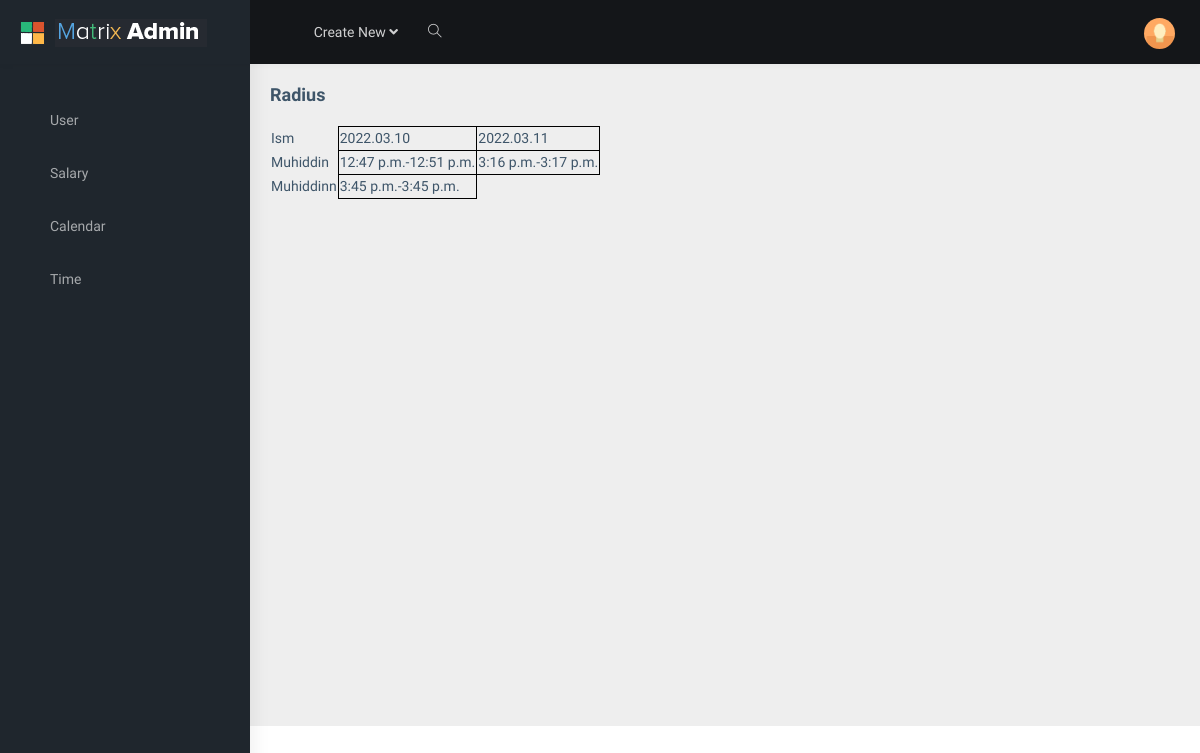
The app's page /api/admin/startend/yanvar/ (signed in), older data.
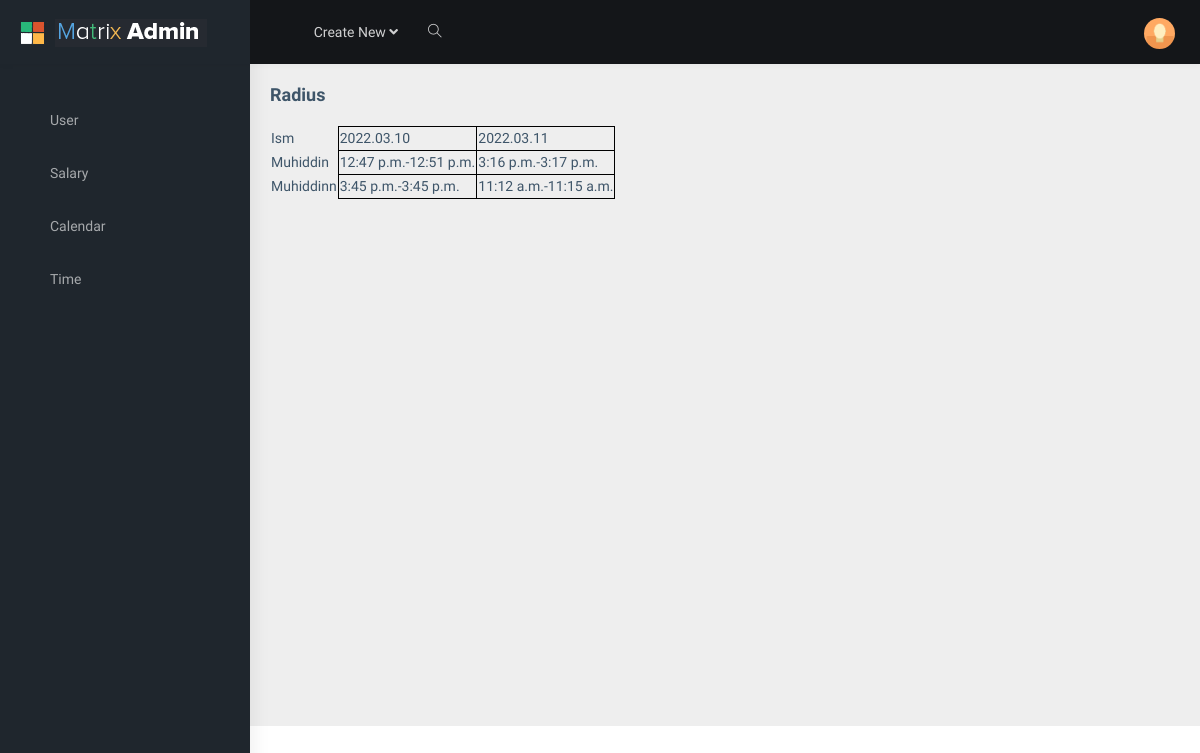
The same page, newer data.
### salary/models.py (models this page shows)
class Date(models.Model):
    worker = models.ForeignKey(Workers, on_delete=models.CASCADE, blank=True, null=True)
    clock_in = models.TimeField(blank=True, null=True)
    clock_out = models.TimeField(blank=True, null=True)
    work = models.CharField(blank=True, null=True, max_length=125)
    type_month = models.CharField(blank=True, null=True, max_length=125)
    month = models.CharField(blank=True, null=True, max_length=125)

### salary/views.py (the view)
# urls.py: path('startend/<str:type_month>/', StartendTypeView.as_view(), name='startendtype'),
class StartendTypeView(TemplateView):
    model = Workers
    def get(self, request, *args, **kwargs):
        if not request.user.is_authenticated:
            return HttpResponseRedirect(reverse_lazy('login'))
        context = super().get_context_data(**kwargs)
        context['dates'] = Date.objects.filter(type_month=self.kwargs['type_month'])
        return render(request, 'calendar/startend.html', context)

### salary/templates/calendar/startend.html
{% extends 'base.html' %}
{% load static %}
{% block content %}
<table>
    <tr>
        <td style="wight:10%">Ism</td>
        {% for i in dates%}
            {% if i.worker.id == 1 %}
            <td style="border: 1px solid black;wight:3%">{{i.month}}</td>
            {% endif %}
        {%endfor%}
    </tr>
    <tr>
        <td >Muhiddin</td>
        {% for i in dates%}
            {% if i.worker.id == 1 %}
            <td style="border: 1px solid black;wight:3%">{{i.clock_in}}-{{i.clock_out}}</td>
            {% endif %}
        {%endfor%}
    </tr>
    <tr>
        <td >Muhiddinn</td>
        {% for i in dates%}
            {% if i.worker.id == 2 %}
            <td style="border: 1px solid black;wight:3%">{{i.clock_in}}-{{i.clock_out}}</td>
            {% endif %}
        {%endfor%}
    </tr>
</table>
{% endblock content %}

Row changes from the older to the newer data that the page shows:
added Date: clock_in "11:12 a.m.", clock_out "11:15 a.m."
